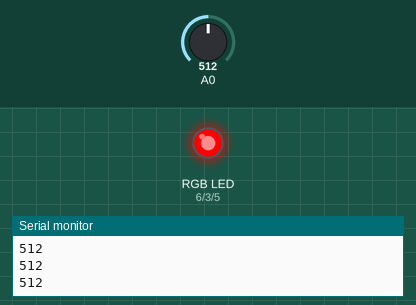
Simulated run of this sketch. Board: Arduino Uno, built with avr-gcc and run on an emulated ATmega328P. On the bench: an RGB LED mixed from three pins (HIGH = lit), the last lines printed to the serial monitor. Inputs (shaded band) come from the test bench; at power-on: A0 = 512.

Above: at 1.2 s.
1.3 s: A0 set to 204
2.8 s: A0 set to 178
At 4.0 s:
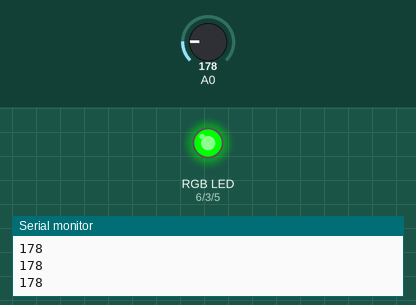
4.3 s: A0 set to 110
At 5.3 s:
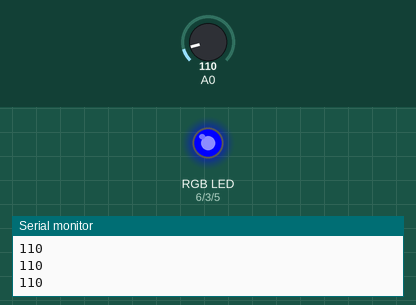
5.8 s: A0 set to 122
At 6.5 s:
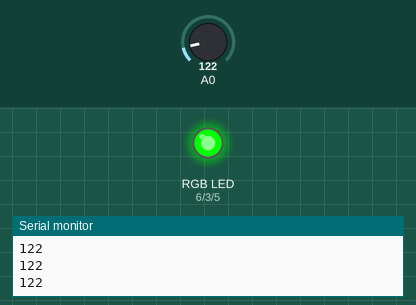
7.3 s: A0 set to 200
At 7.6 s:
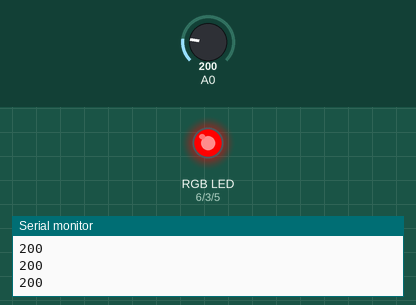
Timing chart, 0 to 9.8 s (numbered marks = the images above; inputs shaded):
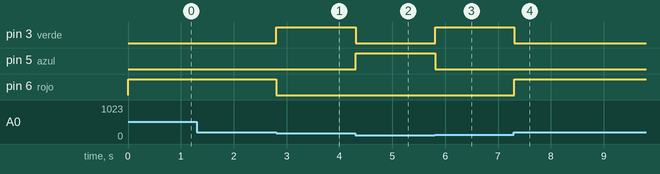

Measured:
- the behaviour switches between 190 and 189 on A0 (found by bisection; images 0 and 1)
- after the input at 2.8 s, pin 3 (verde): LOW → HIGH at once; pin 6 (rojo): HIGH → LOW at once
- after the input at 4.3 s, pin 3 (verde): HIGH → LOW at once; pin 5 (azul): LOW → HIGH at once
- after the input at 5.8 s, pin 3 (verde): LOW → HIGH at once; pin 5 (azul): HIGH → LOW at once
- after the input at 7.3 s, pin 3 (verde): HIGH → LOW at once; pin 6 (rojo): LOW → HIGH at once

The sketch:

rgb_calor.ino
```cpp
int temp;
int rojo=6;
int verde=3;
int azul=5;

void setup()
{
  Serial.begin(9600);
  pinMode(rojo, OUTPUT);
  pinMode(azul, OUTPUT);
  pinMode(verde, OUTPUT);
}

void loop()
{
  temp=analogRead(0);
  Serial.println(temp);
  if(temp<120)
  {
    digitalWrite(azul, HIGH);
    digitalWrite(verde, LOW);
    digitalWrite(rojo, LOW);
  }
  else if((temp>120) and (temp<190))
  {
    digitalWrite(azul, LOW);
    digitalWrite(verde, HIGH);
    digitalWrite(rojo, LOW);
  }
  else
  {
    digitalWrite(azul, LOW);
    digitalWrite(verde, LOW);
    digitalWrite(rojo, HIGH);
  }
}
```
